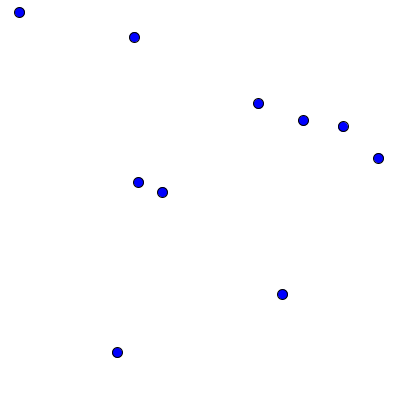
Frame 1 (no input)
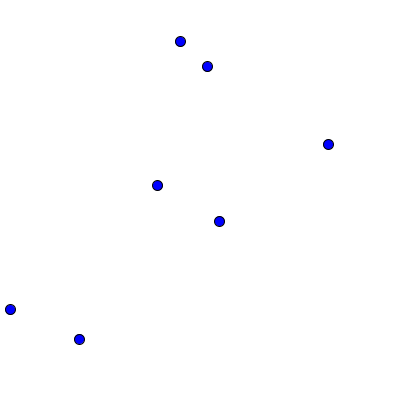
Frame 60 (the mouse pressed at the canvas centre just before this capture)
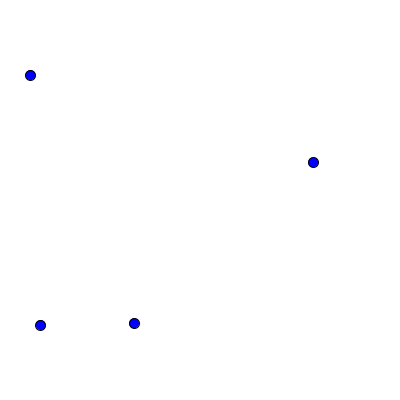
Frame 120 (the mouse held since frame 60 and released just before this capture)

The Processing sketch that drew these frames (run headless with seeded random() and noise(); from frame 60 on, the mouse is pressed at the canvas centre):

// Processing sketch: Lab1_BS9_Classes
// ── Lab1_BS9_Classes.pde
//Kreatives programmieren S25 DMP 
//Martinez
//Lab1. BacktoBasics. Beispiel 9: Object sand Classes


//Circle circ;
Circle[] circs = new Circle[10];
void setup () {
  size(400, 400);
  background(255);
  
  //circ = new Circle();
  for (int i=0;i<circs.length;i++){
  
    circs[i] = new Circle();
  }
}

void draw () {
  
  background(255);
  
  //circ.display();
  //circ.update();
  for (int i=0;i<circs.length;i++){
  
    circs[i].display();
    circs[i].update();
  }
}

class Circle  {
  float x, y;
  float size;
  color col;
  float stepSizeX, stepSizeY;
    Circle() {
      x = random(0,400);
      y = random(0,400);
      size =10;
      col = color(0, 0, 255);
      stepSizeX = random(-3,3);
      stepSizeY = random(-3,3);
    }

  void display() {
    fill(col);
    circle(x, y, size);
  }

  void update() {
    x += stepSizeX;
    y += stepSizeY;
  }
}
